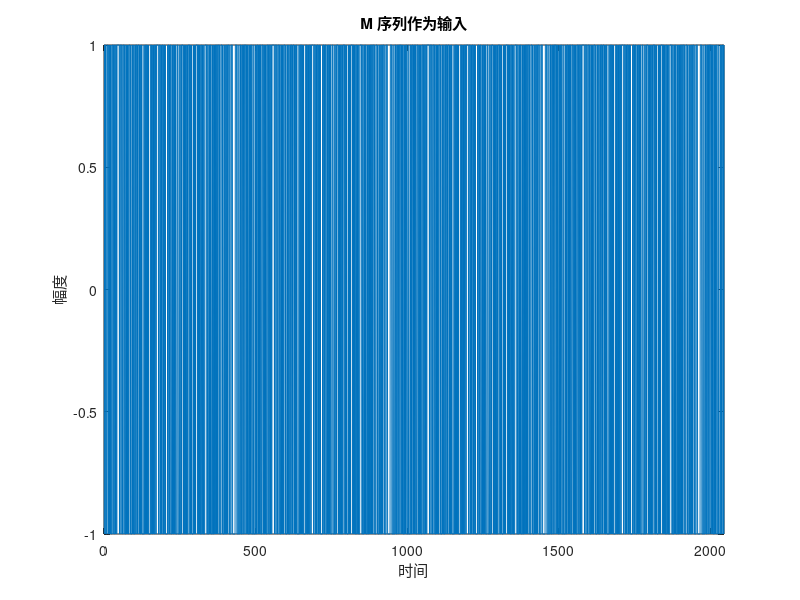

Write MATLAB code to recreate this figure. (Note: this script raises an error after producing the figure.)
clear; clc; close all;

% 参数定义
register_length = 9; % 寄存器长度
M_init = [1, 1, 0, 0, 0, 1, 0, 0, 1]; % 初始寄存器状态
r = 3; % 生成的 M 序列长度是其周期的（r+1）倍
A = 1; % M 序列幅度
T1 = 8.3; T2 = 6.2; K = 120; % 系统参数
delta_t = 1; % 采样间隔

%% 函数定义

% 生成 M 序列
function u = generate_m_sequence(M_init, r, A)
    Np = 2 ^ length(M_init) - 1; % M 序列周期
    Num = (r + 1) * Np; % M 序列长度
    u = zeros(1, Num);
    M = M_init;

    for i = 1:Num
        u(i) = M(length(M_init)); % 取出最后一位作为当前输出
        m = xor(M(length(M_init)), M(5)); % 异或生成反馈位
        M = [m M(1:length(M_init) - 1)]; % 移位操作
    end

    u = A * (1 - 2 * u); % 值域为 (-A, A) 的 M 序列
end

% 生成白噪声
function noise = generate_white_noise(len, mean, stddev)
    % 通过统计近似抽样法，利用均匀分布随机数生成正态分布随机数

    n = 40; % 生成的(0,1)均匀分布随机数的数量

    % 生成标准正态分布的随机数
    uniform_samples = rand(len, n); % 生成 len 行 n 列的均匀分布随机数
    normal_samples = sum(uniform_samples, 2) - n / 2; % 累加后减去期望 n/2
    normal_samples = normal_samples / sqrt(n / 12); % 归一化，方差为 1
    noise = normal_samples * stddev + mean; % 乘以标准差并加上均值
    noise = noise'; % 转置为行向量
end

% 获取系统响应
function Y = get_system_response(u, T1, T2, K)
    Gs = tf(K, [T1 * T2, T1 + T2, 1]); % 系统传递函数
    tt = 0:length(u) - 1; % 时间向量
    Y = lsim(Gs, u, tt)'; % 计算系统响应并转置为列向量
end

% 估计脉冲响应 g_theoretical、g_estimated、g_error 分别为理论脉冲响应 g0_k、估计脉冲响应 ghat_k、误差值 delta_g_k
function [g_theoretical, g_estimated, g_error] = estimate_impulse_response(u, Y_noise, T1, T2, K, Np, A, delta_t, r)
    % 计算理论脉冲响应
    time = 0:delta_t:(Np - 1) * delta_t;
    g_theoretical = (K / (T1 - T2)) * (exp(-time ./ T1) - exp(-time ./ T2));

    % 计算互相关系数 Rmz_k
    Rmz_k = zeros(1, Np);

    for tch = 1:Np
        SUM = 0;

        for tcl = Np + 1:(r + 1) * Np
            SUM = SUM + u(tcl - tch) * Y_noise(tcl);
        end

        Rmz_k(tch) = SUM / (r * Np);
    end

    % 估计脉冲响应 ghat_k，补偿量 c = -Rmz_k(Np-1)
    g_estimated = Np * (Rmz_k - Rmz_k(Np - 1)) / ((A ^ 2) * (Np + 1) * delta_t);

    % 误差值计算
    g_error = g_theoretical - g_estimated;
end

% 计算估计误差
function sigma_g = calculate_estimation_error(g_theoretical, g_estimated)
    error_sum = sum((g_theoretical - g_estimated) .^ 2);
    square_sum = sum(g_theoretical .^ 2);
    sigma_g = sqrt(error_sum / square_sum); % 均方根误差
end

%% 主程序

u = generate_m_sequence(M_init, r, A); % 生成 M 序列

figure;
plot(u);
title("M 序列作为输入");
xlim([0, length(u)]);
xlabel('时间');
ylabel('幅度');

Np = 2 ^ length(M_init) - 1; % M 序列周期
Num = (r + 1) * Np;

% 生成白噪声
noise = generate_white_noise(length(u), 0, 1); % 均值 0，方差 1

figure;
histogram(noise, 50);
title('高斯白噪声分布');
xlabel('噪声值');
ylabel('频率');

% 获取系统输出
Y = get_system_response(u, T1, T2, K);
Y_noise = Y + noise; % 带有噪声的系统响应

figure;
hold on;
plot(noise, 'g');
plot(Y, 'r');
plot(Y_noise, 'b');
legend(["白噪声", "系统响应", "带噪声的系统响应"]);
title('系统响应及噪声');
xlim([0, length(Y)]);
xlabel('时间');
ylabel('幅度');
hold off;

% 估计脉冲响应
[g_theoretical, g_estimated, g_error] = estimate_impulse_response(u, Y_noise, T1, T2, K, Np, A, delta_t, r);

% 绘制脉冲响应结果
figure;
hold on;
plot(1:Np, g_theoretical, 'r');
plot(1:Np, g_estimated, 'b');
plot(1:Np, g_error);
title("脉冲响应估计结果");
legend(["理论值", "估计值", "误差值"]);
xlim([0, Np]);
hold off;

% 调用计算误差的函数
sigma_g = calculate_estimation_error(g_theoretical, g_estimated);
disp(['脉冲响应估计误差为：', num2str(sigma_g)]);
